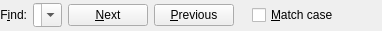
<?xml version="1.0" encoding="UTF-8"?>
<ui version="4.0">
 <author>Sebastian Pipping</author>
 <class>IncrementalSearchBar</class>
 <widget class="QWidget" name="IncrementalSearchBar">
  <property name="geometry">
   <rect>
    <x>0</x>
    <y>0</y>
    <width>100</width>
    <height>31</height>
   </rect>
  </property>
  <property name="sizePolicy">
   <sizepolicy hsizetype="Expanding" vsizetype="Minimum">
    <horstretch>0</horstretch>
    <verstretch>0</verstretch>
   </sizepolicy>
  </property>
  <layout class="QGridLayout">
   <property name="margin">
    <number>0</number>
   </property>
   <item row="0" column="0">
    <layout class="QHBoxLayout">
     <property name="margin">
      <number>0</number>
     </property>
     <item>
      <widget class="QLabel" name="label">
       <property name="text">
        <string>F&amp;ind:</string>
       </property>
       <property name="alignment">
        <set>Qt::AlignRight|Qt::AlignTrailing|Qt::AlignVCenter</set>
       </property>
       <property name="buddy">
        <cstring>pattern</cstring>
       </property>
      </widget>
     </item>
     <item>
      <widget class="KComboBox" name="pattern">
       <property name="sizePolicy">
        <sizepolicy hsizetype="Expanding" vsizetype="Fixed">
         <horstretch>0</horstretch>
         <verstretch>0</verstretch>
        </sizepolicy>
       </property>
       <property name="mouseTracking">
        <bool>false</bool>
       </property>
       <property name="focusPolicy">
        <enum>Qt::StrongFocus</enum>
       </property>
       <property name="acceptDrops">
        <bool>true</bool>
       </property>
       <property name="toolTip">
        <string>Text to search for</string>
       </property>
       <property name="editable">
        <bool>true</bool>
       </property>
       <property name="sizeAdjustPolicy">
        <enum>QComboBox::AdjustToMinimumContentsLengthWithIcon</enum>
       </property>
      </widget>
     </item>
     <item>
      <widget class="QPushButton" name="next">
       <property name="toolTip">
        <string>Jump to next match</string>
       </property>
       <property name="text">
        <string>&amp;Next</string>
       </property>
       <property name="icon">
        <iconset>
         <normaloff/>
        </iconset>
       </property>
      </widget>
     </item>
     <item>
      <widget class="QPushButton" name="prev">
       <property name="toolTip">
        <string>Jump to previous match</string>
       </property>
       <property name="text">
        <string>&amp;Previous</string>
       </property>
       <property name="icon">
        <iconset>
         <normaloff/>
        </iconset>
       </property>
      </widget>
     </item>
     <item>
      <spacer>
       <property name="orientation">
        <enum>Qt::Horizontal</enum>
       </property>
       <property name="sizeType">
        <enum>QSizePolicy::Fixed</enum>
       </property>
       <property name="sizeHint" stdset="0">
        <size>
         <width>12</width>
         <height>26</height>
        </size>
       </property>
      </spacer>
     </item>
     <item>
      <widget class="QCheckBox" name="matchCase">
       <property name="text">
        <string>&amp;Match case</string>
       </property>
      </widget>
     </item>
     <item>
      <widget class="KSqueezedTextLabel" name="status">
       <property name="minimumSize">
        <size>
         <width>0</width>
         <height>0</height>
        </size>
       </property>
       <property name="text">
        <string/>
       </property>
       <property name="alignment">
        <set>Qt::AlignCenter</set>
       </property>
       <property name="wordWrap">
        <bool>false</bool>
       </property>
      </widget>
     </item>
     <item>
      <widget class="QToolButton" name="mutate">
       <property name="toolTip">
        <string>Switch to power search and replace bar</string>
       </property>
       <property name="text">
        <string/>
       </property>
       <property name="icon">
        <iconset>
         <normaloff/>
        </iconset>
       </property>
       <property name="autoRaise">
        <bool>true</bool>
       </property>
      </widget>
     </item>
    </layout>
   </item>
  </layout>
 </widget>
 <customwidgets>
  <customwidget>
   <class>KSqueezedTextLabel</class>
   <extends>QLabel</extends>
   <header>ksqueezedtextlabel.h</header>
  </customwidget>
  <customwidget>
   <class>KComboBox</class>
   <extends>QComboBox</extends>
   <header>kcombobox.h</header>
  </customwidget>
 </customwidgets>
 <resources/>
 <connections/>
</ui>
